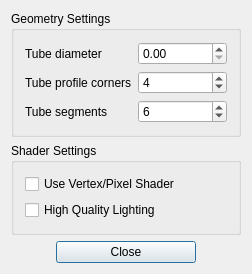
<?xml version="1.0" encoding="UTF-8"?>
<ui version="4.0">
 <class>dlg_newtube</class>
 <widget class="QDialog" name="dlg_newtube">
  <property name="geometry">
   <rect>
    <x>0</x>
    <y>0</y>
    <width>252</width>
    <height>274</height>
   </rect>
  </property>
  <property name="windowTitle">
   <string>NewTube Properties</string>
  </property>
  <layout class="QGridLayout" name="gridLayout_1">
   <item row="3" column="0">
    <layout class="QHBoxLayout" name="horizontalLayout">
     <item>
      <spacer name="spacer1">
       <property name="orientation">
        <enum>Qt::Horizontal</enum>
       </property>
       <property name="sizeType">
        <enum>QSizePolicy::Expanding</enum>
       </property>
       <property name="sizeHint" stdset="0">
        <size>
         <width>40</width>
         <height>20</height>
        </size>
       </property>
      </spacer>
     </item>
     <item>
      <widget class="QPushButton" name="m_pButtonClose">
       <property name="minimumSize">
        <size>
         <width>140</width>
         <height>0</height>
        </size>
       </property>
       <property name="text">
        <string>Close</string>
       </property>
       <property name="default">
        <bool>true</bool>
       </property>
      </widget>
     </item>
     <item>
      <spacer name="spacer1_2">
       <property name="orientation">
        <enum>Qt::Horizontal</enum>
       </property>
       <property name="sizeType">
        <enum>QSizePolicy::Expanding</enum>
       </property>
       <property name="sizeHint" stdset="0">
        <size>
         <width>40</width>
         <height>20</height>
        </size>
       </property>
      </spacer>
     </item>
    </layout>
   </item>
   <item row="2" column="0">
    <widget class="QGroupBox" name="groupBox">
     <property name="title">
      <string>Shader Settings</string>
     </property>
     <layout class="QGridLayout" name="gridLayout_4">
      <item row="0" column="0">
       <widget class="QCheckBox" name="checkBoxShader">
        <property name="toolTip">
         <string>Use of pixel and vertex shaders is very efficient for dynamic scenes.</string>
        </property>
        <property name="text">
         <string>Use Vertex/Pixel Shader</string>
        </property>
       </widget>
      </item>
      <item row="1" column="0">
       <widget class="QCheckBox" name="checkBoxPerPixelLighting">
        <property name="toolTip">
         <string>Use of pixel and vertex shaders is very efficient for dynamic scenes.</string>
        </property>
        <property name="text">
         <string>High Quality Lighting</string>
        </property>
       </widget>
      </item>
     </layout>
    </widget>
   </item>
   <item row="0" column="0">
    <widget class="QGroupBox" name="groupBox_2">
     <property name="title">
      <string>Geometry Settings</string>
     </property>
     <layout class="QGridLayout" name="gridLayout">
      <item row="0" column="0">
       <widget class="QLabel" name="textLabel1">
        <property name="text">
         <string>Tube diameter</string>
        </property>
        <property name="wordWrap">
         <bool>false</bool>
        </property>
       </widget>
      </item>
      <item row="1" column="0">
       <widget class="QLabel" name="textLabel2">
        <property name="text">
         <string>Tube profile corners</string>
        </property>
        <property name="wordWrap">
         <bool>false</bool>
        </property>
       </widget>
      </item>
      <item row="1" column="1">
       <widget class="QSpinBox" name="spinBoxTubeCorners">
        <property name="keyboardTracking">
         <bool>false</bool>
        </property>
        <property name="minimum">
         <number>3</number>
        </property>
        <property name="maximum">
         <number>1000</number>
        </property>
        <property name="value">
         <number>4</number>
        </property>
       </widget>
      </item>
      <item row="2" column="0">
       <widget class="QLabel" name="textLabel3">
        <property name="toolTip">
         <string>Number of segments between two consecutive CA atoms. Must be at least 2</string>
        </property>
        <property name="text">
         <string>Tube segments</string>
        </property>
        <property name="wordWrap">
         <bool>false</bool>
        </property>
       </widget>
      </item>
      <item row="2" column="1">
       <widget class="QSpinBox" name="spinBoxSegments">
        <property name="keyboardTracking">
         <bool>false</bool>
        </property>
        <property name="minimum">
         <number>3</number>
        </property>
        <property name="maximum">
         <number>1000</number>
        </property>
        <property name="value">
         <number>6</number>
        </property>
       </widget>
      </item>
      <item row="0" column="1">
       <widget class="QDoubleSpinBox" name="m_pTubeDiameter">
        <property name="keyboardTracking">
         <bool>false</bool>
        </property>
        <property name="singleStep">
         <double>0.100000000000000</double>
        </property>
       </widget>
      </item>
     </layout>
    </widget>
   </item>
  </layout>
 </widget>
 <layoutdefault spacing="6" margin="11"/>
 <pixmapfunction>qPixmapFromMimeSource</pixmapfunction>
 <tabstops>
  <tabstop>spinBoxTubeCorners</tabstop>
  <tabstop>spinBoxSegments</tabstop>
  <tabstop>m_pButtonClose</tabstop>
 </tabstops>
 <includes>
  <include location="global">svt_pdb.h</include>
 </includes>
 <resources/>
 <connections/>
</ui>
